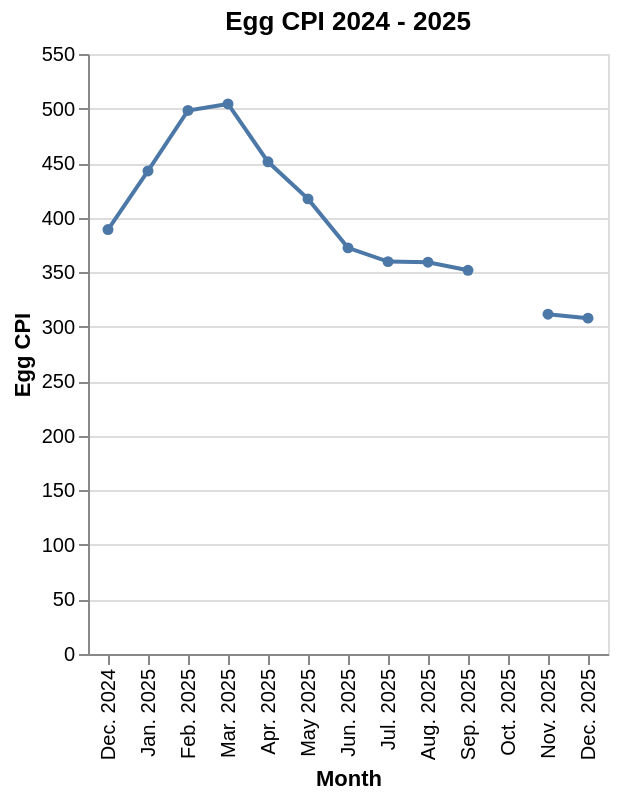

The notebook cell saved with this chart:
### Code cell
df = pd.read_excel(file, sheet_name="US", header=None)

eggs = pd.DataFrame({
    "Month": df.iloc[4, 3:16].str.replace("\n", " "),
    "Egg CPI": pd.to_numeric(df.iloc[57, 3:16], errors="coerce")
})

eggs = eggs.reset_index(drop=True)

alt.Chart(eggs).mark_line(point=True).encode(
    x=alt.X("Month:O", sort=None),
    y=alt.Y("Egg CPI:Q"),
    tooltip=["Month", "Egg CPI"]
).properties(
    title="Egg CPI 2024 - 2025",
)

### Figure 1 — Vega-Lite specification as saved in the notebook (floating-point values rounded to 4 significant figures)
{"config": {"view": {"continuousWidth": 300, "continuousHeight": 300}}, "data": {"name": "data-cdd3af253550084595350b1ece7e356d"}, "mark": {"type": "line", "point": true}, "encoding": {"tooltip": [{"field": "Month", "type": "nominal"}, {"field": "Egg CPI", "type": "quantitative"}], "x": {"field": "Month", "sort": null, "type": "ordinal"}, "y": {"field": "Egg CPI", "type": "quantitative"}}, "title": "Egg CPI 2024 - 2025", "$schema": "https://vega.github.io/schema/vega-lite/v6.4.1.json", "datasets": {"data-cdd3af253550084595350b1ece7e356d": [{"Month": "Dec. 2024", "Egg CPI": 389.1}, {"Month": "Jan. 2025", "Egg CPI": 442.8}, {"Month": "Feb. 2025", "Egg CPI": 498.2}, {"Month": "Mar. 2025", "Egg CPI": 504.2}, {"Month": "Apr. 2025", "Egg CPI": 451.2}, {"Month": "May 2025", "Egg CPI": 417.2}, {"Month": "Jun. 2025", "Egg CPI": 372.3}, {"Month": "Jul. 2025", "Egg CPI": 359.7}, {"Month": "Aug. 2025", "Egg CPI": 359.1}, {"Month": "Sep. 2025", "Egg CPI": 351.7}, {"Month": "Oct. 2025", "Egg CPI": null}, {"Month": "Nov. 2025", "Egg CPI": 311.5}, {"Month": "Dec. 2025", "Egg CPI": 307.9}]}}
